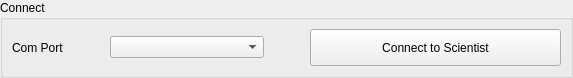
<?xml version="1.0" encoding="UTF-8"?>
<ui version="4.0">
 <class>ConnectWidget</class>
 <widget class="QWidget" name="ConnectWidget">
  <property name="geometry">
   <rect>
    <x>0</x>
    <y>0</y>
    <width>573</width>
    <height>78</height>
   </rect>
  </property>
  <property name="windowTitle">
   <string>Form</string>
  </property>
  <layout class="QVBoxLayout" name="verticalLayout_2">
   <property name="spacing">
    <number>0</number>
   </property>
   <property name="leftMargin">
    <number>0</number>
   </property>
   <property name="topMargin">
    <number>0</number>
   </property>
   <property name="rightMargin">
    <number>0</number>
   </property>
   <property name="bottomMargin">
    <number>0</number>
   </property>
   <item>
    <widget class="QGroupBox" name="groupBox_3">
     <property name="title">
      <string>Connect</string>
     </property>
     <layout class="QHBoxLayout" name="horizontalLayout_9">
      <item>
       <layout class="QHBoxLayout" name="horizontalLayout_2">
        <item>
         <layout class="QHBoxLayout" name="horizontalLayout">
          <item>
           <widget class="QLabel" name="label">
            <property name="sizePolicy">
             <sizepolicy hsizetype="Fixed" vsizetype="Preferred">
              <horstretch>0</horstretch>
              <verstretch>0</verstretch>
             </sizepolicy>
            </property>
            <property name="text">
             <string>Com Port</string>
            </property>
           </widget>
          </item>
          <item>
           <spacer name="horizontalSpacer">
            <property name="orientation">
             <enum>Qt::Horizontal</enum>
            </property>
            <property name="sizeType">
             <enum>QSizePolicy::Fixed</enum>
            </property>
            <property name="sizeHint" stdset="0">
             <size>
              <width>40</width>
              <height>20</height>
             </size>
            </property>
           </spacer>
          </item>
          <item>
           <widget class="QComboBox" name="portBox">
            <property name="sizePolicy">
             <sizepolicy hsizetype="Preferred" vsizetype="Fixed">
              <horstretch>0</horstretch>
              <verstretch>0</verstretch>
             </sizepolicy>
            </property>
           </widget>
          </item>
         </layout>
        </item>
        <item>
         <spacer name="horizontalSpacer_2">
          <property name="orientation">
           <enum>Qt::Horizontal</enum>
          </property>
          <property name="sizeType">
           <enum>QSizePolicy::Fixed</enum>
          </property>
          <property name="sizeHint" stdset="0">
           <size>
            <width>40</width>
            <height>20</height>
           </size>
          </property>
         </spacer>
        </item>
        <item>
         <layout class="QVBoxLayout" name="verticalLayout">
          <item>
           <widget class="QPushButton" name="connectButton">
            <property name="sizePolicy">
             <sizepolicy hsizetype="Minimum" vsizetype="Expanding">
              <horstretch>0</horstretch>
              <verstretch>0</verstretch>
             </sizepolicy>
            </property>
            <property name="text">
             <string>Connect to Scientist</string>
            </property>
           </widget>
          </item>
         </layout>
        </item>
       </layout>
      </item>
     </layout>
    </widget>
   </item>
  </layout>
 </widget>
 <resources/>
 <connections/>
</ui>
